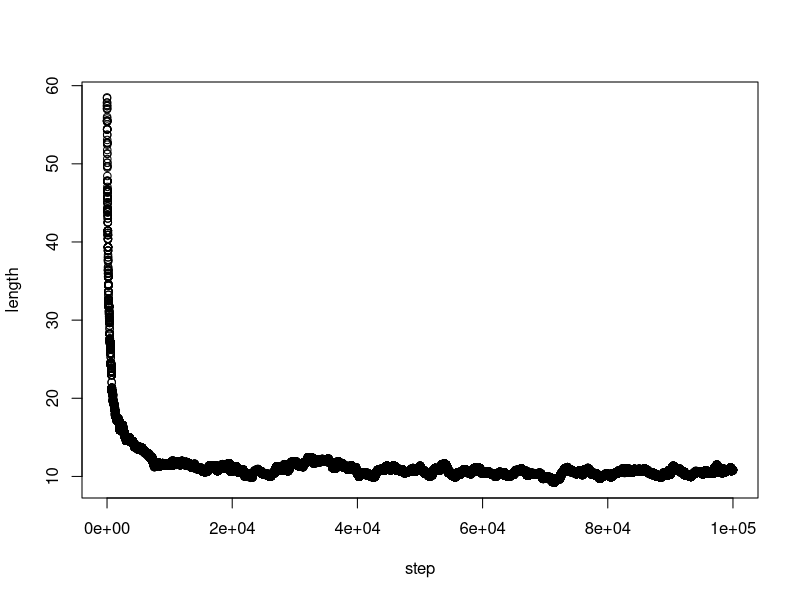
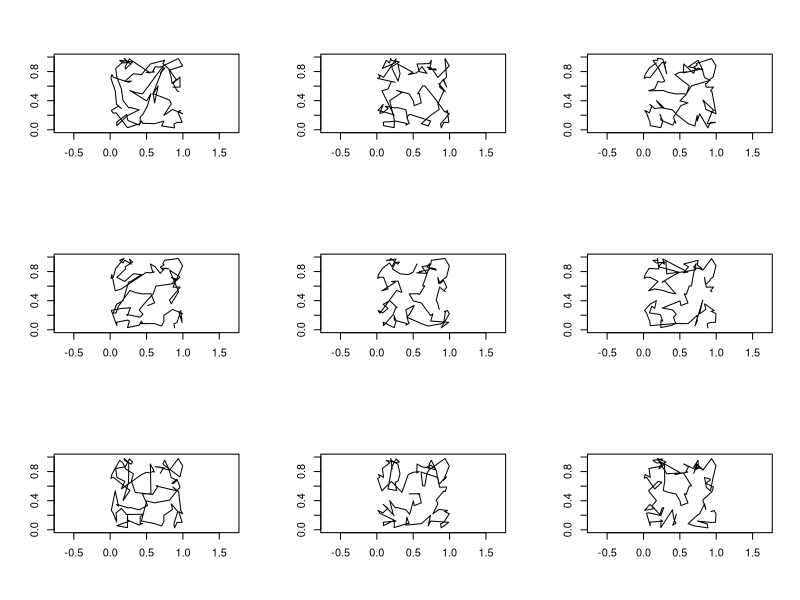
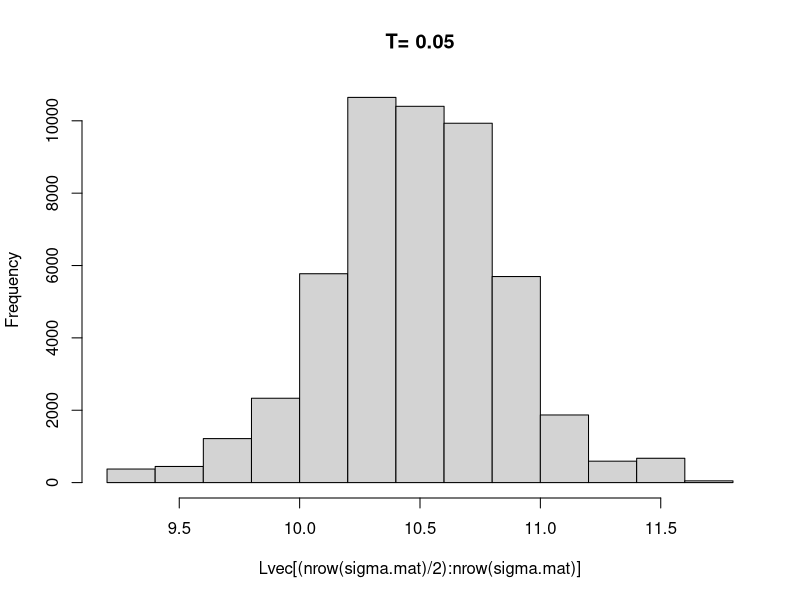
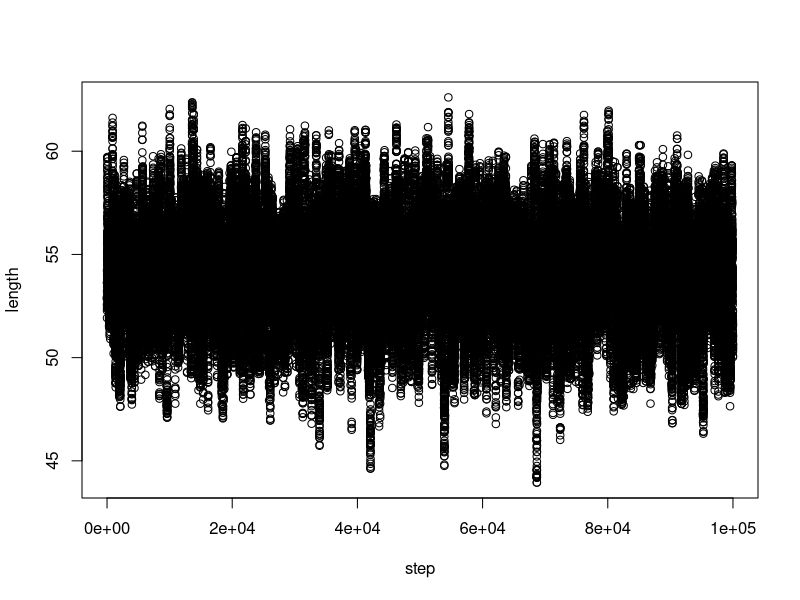
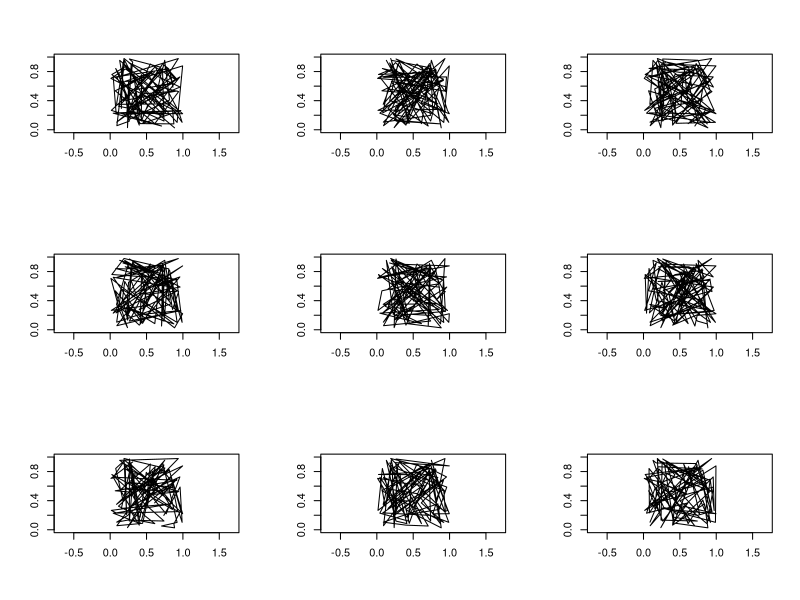
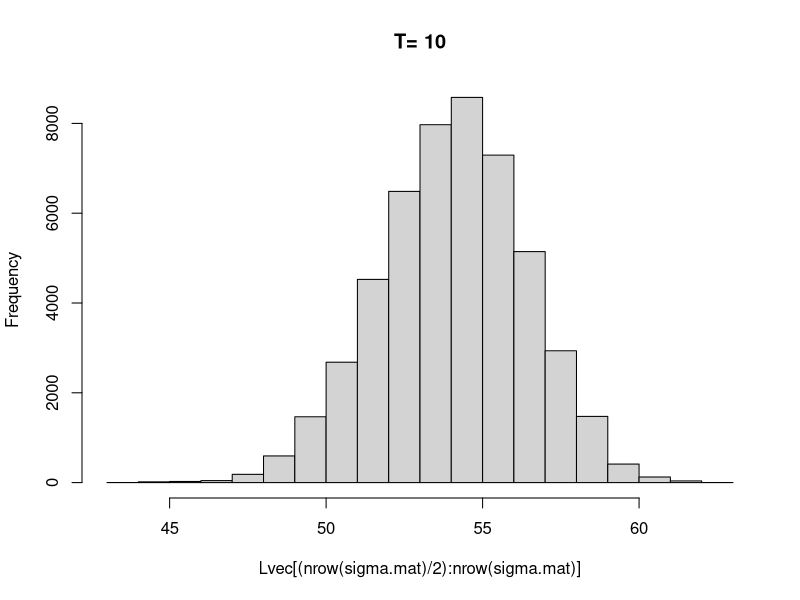
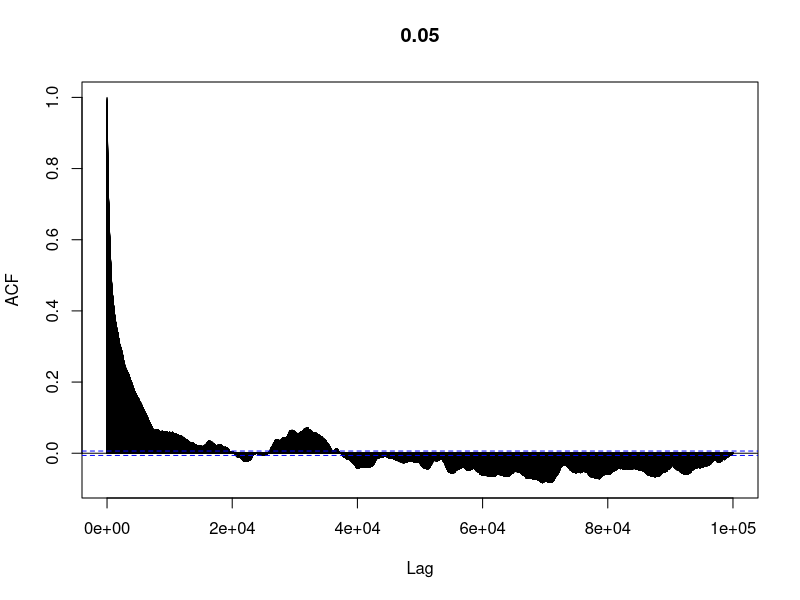
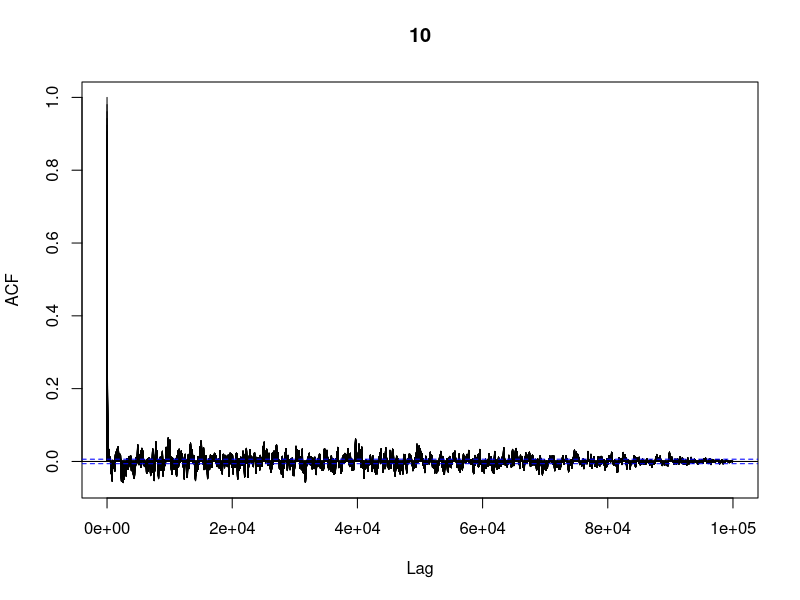

Source code (R) for these figures, in order:
## ---- chunk 1
fig.dim <- 5
knitr::opts_chunk$set(fig.height=fig.dim,fig.width=2*fig.dim,fig.align='center')
## ---- chunk 2
npts <- 100
xy <- data.frame( x=runif(npts), y=runif(npts) )
D <- sqrt( outer(xy$x,xy$x,"-")^2 + outer(xy$y,xy$y,"-")^2 )
## ---- chunk 3
L <- function (sigma) {
    sum( D[ cbind( sigma[-length(sigma)], sigma[-1] ) ] )
}

propose <- function(sigma) {
    jk <- sort(sample(seq_along(sigma),2))
    sigma[jk[1]:jk[2]] <- rev(sigma[jk[1]:jk[2]])
    return( sigma )
}

metrop_step <- function (sigma,T,L0=L(sigma)) {
    new.sigma <- propose(sigma)
    L1 <- L(new.sigma)
    if (runif(1) < min(1,exp(-(L1-L0)/T))) {
        return(new.sigma)
    } else {
        return(sigma)
    }
}
## ---- chunk 4
run_metrop <- function (Tval,nsteps) {
    sigma.mat <- matrix(NA,nrow=nsteps,ncol=npts)
    Lvec <- numeric(nsteps)
    sigma.mat[1,] <- sample(npts)  # random initial start
    Lvec[1] <- L(sigma.mat[1,])
    for (k in 2:nsteps) {
        sigma.mat[k,] <- metrop_step(sigma.mat[k-1,],T=Tval,L0=Lvec[k-1])
        Lvec[k] <- L(sigma.mat[k,])
    }
    return( list( sigma.mat=sigma.mat, Lvec=Lvec ) )
}
Tvals <- c(0.05,10)
runs <- lapply( Tvals, run_metrop, nsteps=1e5 )
## ---- chunk 5
with( list2env(runs[[1]]), {
    plot(Lvec,ylab="length",xlab="step")
    # looks stable by 5000
    layout(matrix(1:9,nrow=3))
    for (k in seq(1,nrow(sigma.mat),length.out=10)[-1]) {
        plot( xy$x[sigma.mat[k,]], xy$y[sigma.mat[k,]], type='l', 
             xlim=c(0,1), ylim=c(0,1), asp=1, xlab='', ylab='' )
    }
    layout(1)
    hist(Lvec[(nrow(sigma.mat)/2):nrow(sigma.mat)],main=paste("T=",Tvals[1]))
} )
## ---- chunk 6
with( list2env(runs[[2]]), {
    plot(Lvec,ylab="length",xlab="step")
    # looks stable by 5000
    layout(matrix(1:9,nrow=3))
    for (k in seq(1,nrow(sigma.mat),length.out=10)[-1]) {
        plot( xy$x[sigma.mat[k,]], xy$y[sigma.mat[k,]], type='l', 
             xlim=c(0,1), ylim=c(0,1), asp=1, xlab='', ylab='' )
    }
    layout(1)
    hist(Lvec[(nrow(sigma.mat)/2):nrow(sigma.mat)],main=paste("T=",Tvals[2]))
} )
## ---- chunk 7
acf(runs[[1]]$Lvec,lag.max=length(runs[[1]]$Lvec),main=Tvals[1])
acf(runs[[2]]$Lvec,lag.max=length(runs[[2]]$Lvec),main=Tvals[2])
## ---- chunk 8
start.probs <- sapply( lapply(runs,list2env), with, {x<-colSums(sigma.mat[seq(floor(nrow(sigma.mat)/2),length.out=floor(nrow(sigma.mat)/2)),]);x/sum(x)} )
next.probs <- sapply( lapply(runs,list2env), with, 
                     { ones <- (sigma.mat==1);
                     tabulate( sigma.mat[cbind(row(sigma.mat)[ones],1+(col(sigma.mat)%%ncol(sigma.mat)))] ) } )
next.probs <- next.probs/colSums(next.probs)[col(next.probs)]
